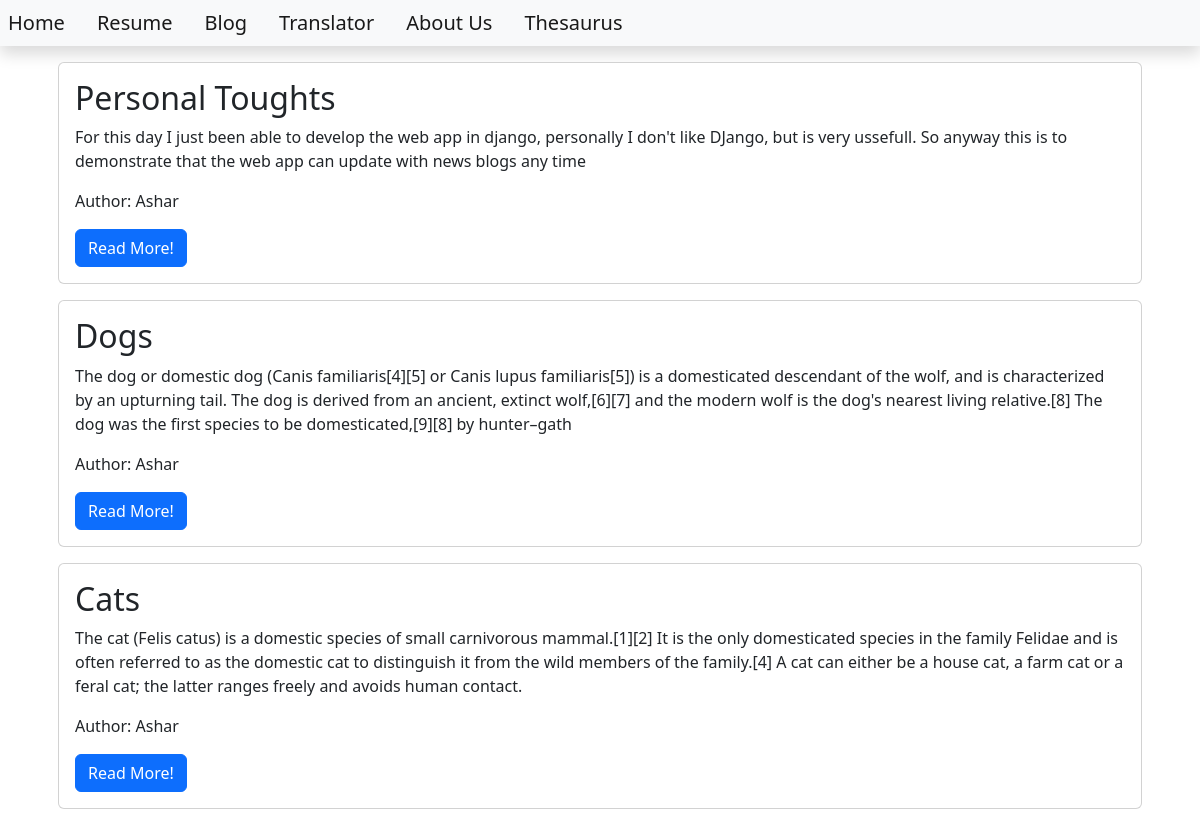
Screenshot of /blog/ with the database file from the repository.
### blog/models.py (models this page shows, shortened)
class Post(models.Model):
    title = models.CharField(max_length=200)
    content = models.TextField()
    date_created = models.DateTimeField(auto_now_add=True)
    slug = models.SlugField(max_length=200, unique=True)
    author = models.ForeignKey(to=User, on_delete=models.CASCADE)
    status = models.IntegerField(choices=STATUS,default=0)

### blog/views.py (the view)
# urls.py: path('',views.PostList.as_view(), name='blogbase')
class PostList(generic.ListView):
    queryset = Post.objects.filter(status = 1).order_by('-date_created')
    template_name = 'index.html'

### templates/index.html
{% extends 'base.html' %}
{% block content %}
        <div class="container">
            {% for post in post_list %}
                <div class="card m-3">
                    <div class="card-body">
                        <h2 class="card-title">
                            {{post.title}}
                        </h2>
                        <p class="card-text">
                            {{post.content | slice:"350"}}
                        </p>
                        <p class="card-text">
                            Author: {{post.author | title}}
                        </p>
                        <a class="btn btn-primary" href="{% url 'blog_view' post.slug %}">Read More!</a>
                    </div>
                </div>
            {% endfor %}
        </div>
{% endblock content %}

### templates/base.html (shortened to what this page needs)
<!DOCTYPE html>
<html lang="en">
    <head>
        <link href="https://cdn.jsdelivr.net/npm/bootstrap@5.2.0-beta1/dist/css/bootstrap.min.css" rel="stylesheet">
    </head>
    <body>
        <nav class="navbar navbar-expand-lg navbar-light bg-light shadow mb-3" id="mainNav">
            <div class="collapse navbar-collapse" id="navbarResponsive">
                <ul class="navbar-nav ml-auto">
                    <li>
                        <a class="navbar-brand p-2" href="{% url 'home_view' %}">Home</a>
                    </li>
                    <li>
                        <a class="navbar-brand p-2" href="{% url 'resume_view' %}">Resume</a>
                    </li>
                    <li class="nav-item">
                        <a class="navbar-brand p-2" href="{% url 'blogbase' %}">Blog</a>
                    </li>
                    <li>
                        <a class="navbar-brand p-2" href="{% url 'translator_view' %}">Translator</a>
                    </li>
                    <li>
                        <a class="navbar-brand p-2" href="{% url 'about_view' %}">About Us</a>
                    </li>
                    <li>
                        <a class="navbar-brand p-2" href="{% url 'thesaurus_view' %}">Thesaurus</a>
                    </li>
                </ul>
            </div>
        </nav>
{% block content %}
{% endblock content %}
</body>
</html>

### rows the page displays
Post: title "Personal Toughts", content "For this day I just been able to develop the web app in django, personally I don't like DJango, but is very ussefull. So anyway this is to demonstrate that the web app can update with news blogs any time", author "Ashar"
Post: title "Dogs", content "The dog or domestic dog (Canis familiaris[4][5] or Canis lupus familiaris[5]) is a domesticated descendant of the wolf, and is characterized by an upturning tail. The dog is derived from an ancient, extinct wolf,[6][7] and the modern wolf is the dog's nearest living relative.[8] The dog was the first species to be domesticated,[9][8] by hunter–gath", author "Ashar"
Post: title "Cats", content "The cat (Felis catus) is a domestic species of small carnivorous mammal.[1][2] It is the only domesticated species in the family Felidae and is often referred to as the domestic cat to distinguish it from the wild members of the family.[4] A cat can either be a house cat, a farm cat or a feral cat; the latter ranges freely and avoids human contact.", author "Ashar"
